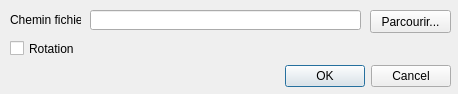
<?xml version="1.0" encoding="UTF-8"?>
<ui version="4.0">
 <class>ExportGeorefRasterDialog</class>
 <widget class="QDialog" name="ExportGeorefRasterDialog">
  <property name="geometry">
   <rect>
    <x>0</x>
    <y>0</y>
    <width>458</width>
    <height>94</height>
   </rect>
  </property>
  <property name="windowTitle">
   <string>Export georeferenced raster</string>
  </property>
  <widget class="QDialogButtonBox" name="buttonBox">
   <property name="geometry">
    <rect>
     <x>110</x>
     <y>60</y>
     <width>341</width>
     <height>32</height>
    </rect>
   </property>
   <property name="orientation">
    <enum>Qt::Horizontal</enum>
   </property>
   <property name="standardButtons">
    <set>QDialogButtonBox::Cancel|QDialogButtonBox::Ok</set>
   </property>
  </widget>
  <widget class="QLineEdit" name="lineEditImagePath">
   <property name="geometry">
    <rect>
     <x>90</x>
     <y>10</y>
     <width>271</width>
     <height>20</height>
    </rect>
   </property>
  </widget>
  <widget class="QPushButton" name="pushButtonBrowse">
   <property name="geometry">
    <rect>
     <x>370</x>
     <y>10</y>
     <width>81</width>
     <height>23</height>
    </rect>
   </property>
   <property name="text">
    <string>Parcourir...</string>
   </property>
  </widget>
  <widget class="QLabel" name="label">
   <property name="geometry">
    <rect>
     <x>10</x>
     <y>10</y>
     <width>71</width>
     <height>20</height>
    </rect>
   </property>
   <property name="text">
    <string>Chemin fichier :</string>
   </property>
  </widget>
  <widget class="QCheckBox" name="checkBoxRotationMode">
   <property name="geometry">
    <rect>
     <x>10</x>
     <y>40</y>
     <width>161</width>
     <height>17</height>
    </rect>
   </property>
   <property name="toolTip">
    <string>&lt;html&gt;&lt;head/&gt;&lt;body&gt;&lt;p&gt;If checked, the raster will be exported as is and the world file will contain the rotation, scaling and translation. Some GIS software may not be able to georeference the raster correctly in this mode. If unchecked, the raster will be modified with the rotation and the scaling between axis and the world file will contain the rest of the transformation.&lt;/p&gt;&lt;/body&gt;&lt;/html&gt;</string>
   </property>
   <property name="text">
    <string>Rotation</string>
   </property>
  </widget>
 </widget>
 <resources/>
 <connections>
  <connection>
   <sender>buttonBox</sender>
   <signal>accepted()</signal>
   <receiver>ExportGeorefRasterDialog</receiver>
   <slot>accept()</slot>
   <hints>
    <hint type="sourcelabel">
     <x>248</x>
     <y>254</y>
    </hint>
    <hint type="destinationlabel">
     <x>157</x>
     <y>274</y>
    </hint>
   </hints>
  </connection>
  <connection>
   <sender>buttonBox</sender>
   <signal>rejected()</signal>
   <receiver>ExportGeorefRasterDialog</receiver>
   <slot>reject()</slot>
   <hints>
    <hint type="sourcelabel">
     <x>316</x>
     <y>260</y>
    </hint>
    <hint type="destinationlabel">
     <x>286</x>
     <y>274</y>
    </hint>
   </hints>
  </connection>
 </connections>
</ui>
